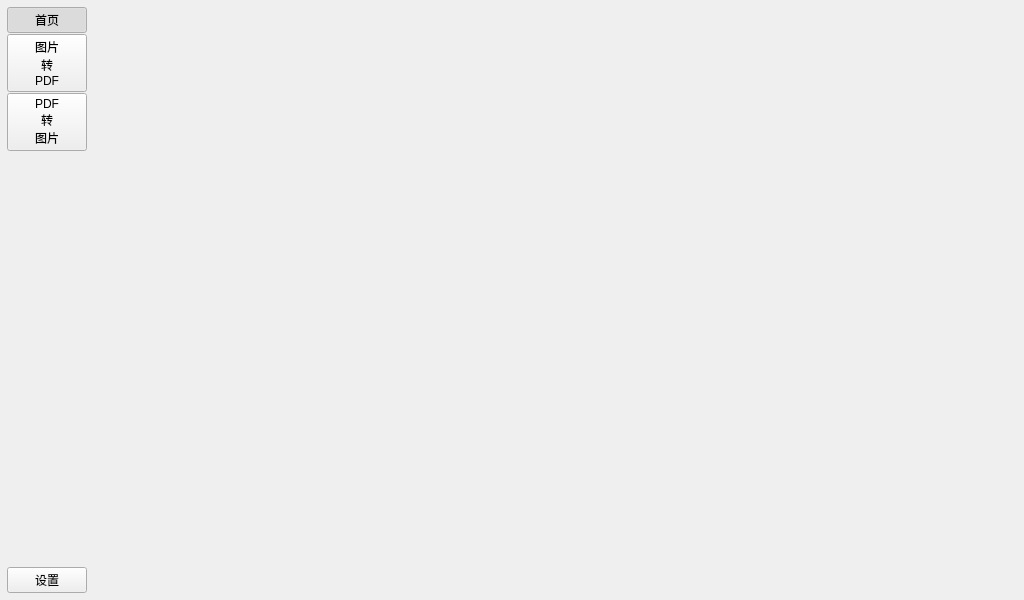
<?xml version="1.0" encoding="UTF-8"?>
<ui version="4.0">
 <class>Home</class>
 <widget class="QWidget" name="Home">
  <property name="geometry">
   <rect>
    <x>0</x>
    <y>0</y>
    <width>1024</width>
    <height>600</height>
   </rect>
  </property>
  <property name="windowTitle">
   <string>QTo</string>
  </property>
  <layout class="QGridLayout" name="gridLayout">
   <property name="leftMargin">
    <number>7</number>
   </property>
   <property name="topMargin">
    <number>7</number>
   </property>
   <property name="rightMargin">
    <number>7</number>
   </property>
   <property name="bottomMargin">
    <number>7</number>
   </property>
   <property name="spacing">
    <number>1</number>
   </property>
   <item row="1" column="0">
    <widget class="QPushButton" name="pBn_ImageToPdf">
     <property name="text">
      <string>图片
转
PDF</string>
     </property>
     <property name="checkable">
      <bool>true</bool>
     </property>
    </widget>
   </item>
   <item row="4" column="0">
    <widget class="QPushButton" name="pBn">
     <property name="text">
      <string>设置</string>
     </property>
    </widget>
   </item>
   <item row="2" column="0">
    <widget class="QPushButton" name="pBn_PdfToImage">
     <property name="text">
      <string>PDF
转
图片</string>
     </property>
     <property name="checkable">
      <bool>true</bool>
     </property>
     <property name="checked">
      <bool>false</bool>
     </property>
    </widget>
   </item>
   <item row="3" column="0">
    <spacer name="verticalSpacer">
     <property name="orientation">
      <enum>Qt::Vertical</enum>
     </property>
     <property name="sizeHint" stdset="0">
      <size>
       <width>20</width>
       <height>40</height>
      </size>
     </property>
    </spacer>
   </item>
   <item row="0" column="0">
    <widget class="QPushButton" name="pBn_First">
     <property name="text">
      <string>首页</string>
     </property>
     <property name="checkable">
      <bool>true</bool>
     </property>
     <property name="checked">
      <bool>true</bool>
     </property>
    </widget>
   </item>
   <item row="0" column="1" rowspan="5">
    <widget class="QStackedWidget" name="stackedWidget">
     <property name="styleSheet">
      <string notr="true"/>
     </property>
     <widget class="QWidget" name="page_First"/>
     <widget class="ImageToPdfWidget" name="page_ImageToPdf"/>
     <widget class="PdfToImageWidget" name="page_PdfToImage"/>
    </widget>
   </item>
  </layout>
 </widget>
 <customwidgets>
  <customwidget>
   <class>ImageToPdfWidget</class>
   <extends>QWidget</extends>
   <header>ui/imagetopdf/imagetopdfwidget.h</header>
   <container>1</container>
  </customwidget>
  <customwidget>
   <class>PdfToImageWidget</class>
   <extends>QWidget</extends>
   <header>ui/pdftoimage/pdftoimagewidget.h</header>
   <container>1</container>
  </customwidget>
 </customwidgets>
 <resources>
  <include location="resource/resource.qrc"/>
 </resources>
 <connections/>
</ui>
